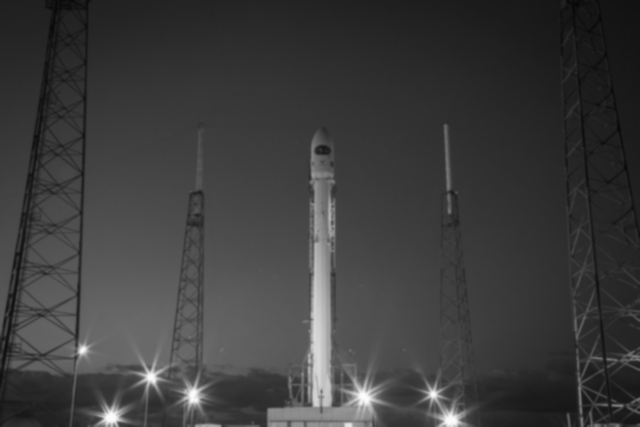
#> input picture week4/results/task1_02_gauss.png, 640 x 427 px, given in place of rocket.jpg, which was not available
$ jupyter execute --allow-errors 02_prewitt_y_gauss.ipynb   (older library calls are emulated)   (text cells are left out)
#> lines starting #> are read from the running program, lines starting #| are printed output that depends on the picture; long printed decimals are rounded; pictures that were not available may be replaced by others from this repository, and a replacement may not be noted
[cell 1]
import os, sys, glob, subprocess

CUDA_PREFIX = "/opt/opencv-cuda"
try:
    import google.colab  # noqa: F401
    IN_COLAB = True
except ImportError:
    IN_COLAB = False

#> (the rest of this cell did not finish here and is left out)

[cell 2]
from pathlib import Path
import time
import numpy as np
import cv2
import matplotlib.pyplot as plt

# Works when run from the repo root, from week4/, or on Colab (downloads the image if missing)
HERE = Path("week4") if Path("week4/assets").exists() else Path(".")
IMG = HERE / "assets" / "rocket.jpg"
if not IMG.exists():
    import urllib.request
    IMG.parent.mkdir(parents=True, exist_ok=True)
    urllib.request.urlretrieve(
        "https://raw.githubusercontent.com/scikit-image/scikit-image/v0.25.2/skimage/data/rocket.jpg", IMG)
OUT = HERE / "results"
OUT.mkdir(exist_ok=True)
print("OpenCV", cv2.__version__, "| image:", IMG)

[cell 3]
bgr = cv2.imread(str(IMG), cv2.IMREAD_COLOR)
#> bgr is the input picture: shape (427, 640, 3); min 6, max 252, mean 60.5
assert bgr is not None, f"could not read {IMG}"
gray = cv2.cvtColor(bgr, cv2.COLOR_BGR2GRAY)
gray_f = gray.astype(np.float32)
print("color:", bgr.shape, bgr.dtype, "| gray:", gray.shape, gray.dtype, "range", gray.min(), "-", gray.max())
#| color: (427, 640, 3) uint8 | gray: (427, 640) uint8 range 6 - 252

[cell 4]
KSIZE, SIGMA = (5, 5), 1.0
g1d = cv2.getGaussianKernel(KSIZE[0], SIGMA).ravel()
print("1-D weights:", np.round(g1d, 4), " sum =", g1d.sum().round(6))
print("2-D kernel:\n", np.round(np.outer(g1d, g1d), 4))

smooth = cv2.GaussianBlur(gray_f, KSIZE, SIGMA, borderType=cv2.BORDER_REFLECT_101)

[cell 5]
K = np.array([[-1, -1, -1],
              [ 0,  0,  0],
              [ 1,  1,  1]], dtype=np.float32)

prewitt_smooth = cv2.filter2D(smooth, cv2.CV_32F, K, borderType=cv2.BORDER_REFLECT_101)
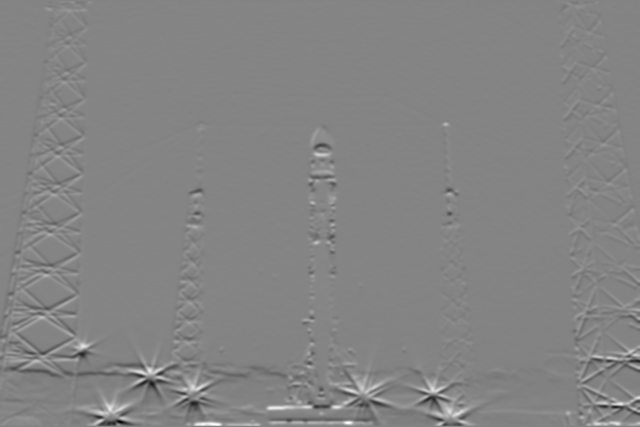
#> prewitt_smooth: shape (427, 640) float32; min -185.3, max 173.3, mean 0.7; drawn with min black and max white
prewitt_raw    = cv2.filter2D(gray_f, cv2.CV_32F, K, borderType=cv2.BORDER_REFLECT_101)   # no blur, for comparison

print("signed response range:", prewitt_smooth.min(), "to", prewitt_smooth.max(),
      "(theoretical limit ±765 = 3 × 255)")
#| signed response range: -185.319 to 173.313 (theoretical limit ±765 = 3 × 255)

[cell 6]
def correlate3x3(img, k):
    p = np.pad(img, 1, mode="reflect")          # same as BORDER_REFLECT_101
    h, w = img.shape
#> h = 427; w = 640
    out = np.zeros_like(img, dtype=np.float32)
    for dy in range(3):
        for dx in range(3):
            if k[dy, dx] != 0:
                out += k[dy, dx] * p[dy:dy + h, dx:dx + w]
    return out

manual = correlate3x3(smooth, K)
print("max |manual − cv2.filter2D| =", float(np.abs(manual - prewitt_smooth).max()))
#| max |manual − cv2.filter2D| = 0.0
assert np.allclose(manual, prewitt_smooth, atol=1e-3)

# Tiny example you can verify on paper: a top→bottom step edge 10 → 50
step = np.array([[10] * 3, [10] * 3, [50] * 3, [50] * 3], dtype=np.float32)
print(step)
print(cv2.filter2D(step, cv2.CV_32F, K, borderType=cv2.BORDER_REFLECT_101))

[cell 7]
def to_u8(a):
    return cv2.normalize(np.abs(a), None, 0, 255, cv2.NORM_MINMAX).astype(np.uint8)
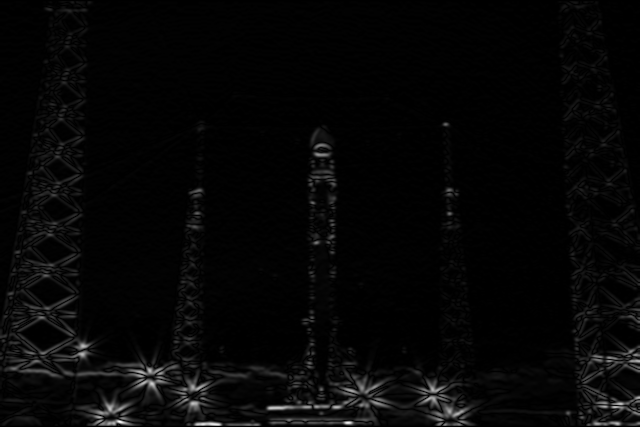
#> returned value: shape (427, 640); min 0, max 255, mean 6.2

mag_smooth, mag_raw = to_u8(prewitt_smooth), to_u8(prewitt_raw)
cv2.imwrite(str(OUT / "task2_01_gray.png"), gray)
cv2.imwrite(str(OUT / "task2_02_gauss.png"), np.clip(smooth, 0, 255).astype(np.uint8))
cv2.imwrite(str(OUT / "task2_03_prewitt_y_gauss.png"), mag_smooth)
cv2.imwrite(str(OUT / "task2_04_prewitt_y_no_gauss.png"), mag_raw)

lim = np.abs(prewitt_smooth).max()
#> lim = 185.3
fig, ax = plt.subplots(2, 2, figsize=(12, 8.5))
ax[0, 0].imshow(gray, cmap="gray"); ax[0, 0].set_title("1) Grayscale")
ax[0, 1].imshow(smooth, cmap="gray"); ax[0, 1].set_title(f"2) Gaussian {KSIZE[0]}×{KSIZE[1]}, σ={SIGMA}")
im = ax[1, 0].imshow(prewitt_smooth, cmap="seismic", vmin=-lim, vmax=lim)
ax[1, 0].set_title("3) Prewitt-y (signed)"); fig.colorbar(im, ax=ax[1, 0], fraction=0.035)
ax[1, 1].imshow(mag_smooth, cmap="gray"); ax[1, 1].set_title("4) |Prewitt-y| → horizontal edges")
for a in ax.ravel(): a.axis("off")
plt.tight_layout(); plt.savefig(OUT / "task2_05_pipeline.png", dpi=110); plt.show()
#> after `plt.tight_layout()`:
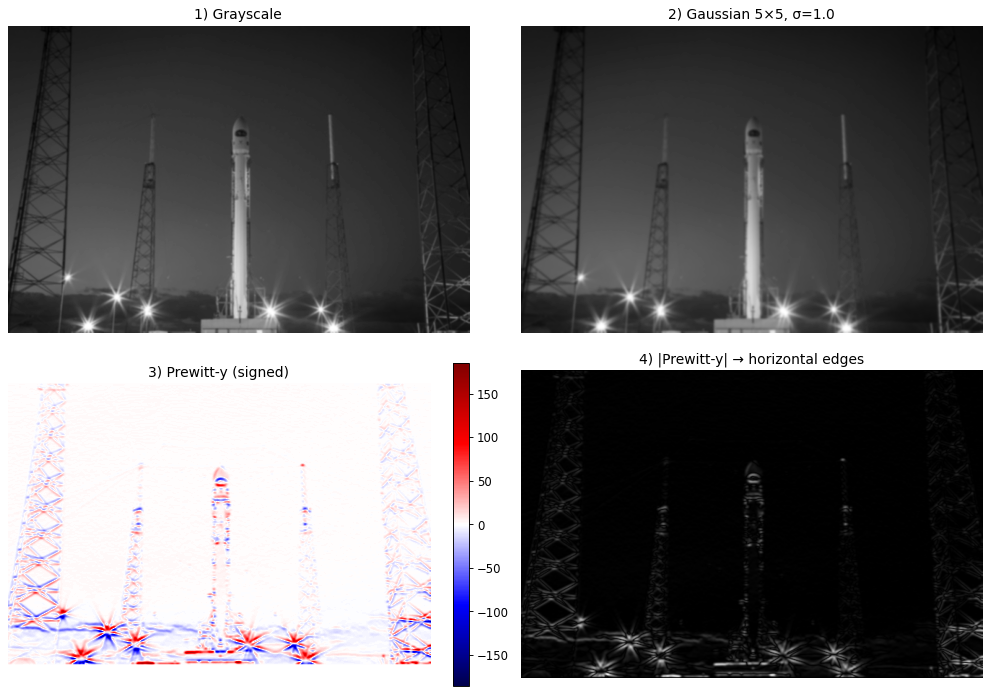
#> figure drawn by matplotlib, 5 panels

[cell 8]
rng = np.random.default_rng(42)
noisy = np.clip(gray_f + rng.normal(0, 15, gray_f.shape), 0, 255).astype(np.float32)

p_noisy_raw   = cv2.filter2D(noisy, cv2.CV_32F, K)
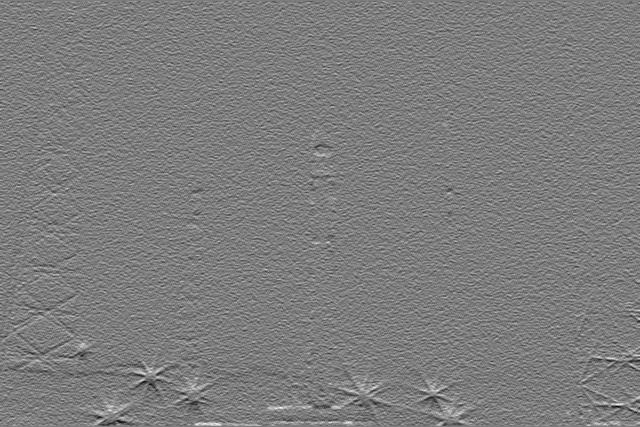
#> p_noisy_raw: shape (427, 640) float32; min -288.2, max 299.2, mean 0.8; drawn with min black and max white
p_noisy_gauss = cv2.filter2D(cv2.GaussianBlur(noisy, KSIZE, SIGMA), cv2.CV_32F, K)

sky = (slice(10, 110), slice(10, 160))       # flat region, no real edges
print(f"{'case':16s} {'noise (sky mean)':>17s} {'edges (99.5th pct)':>19s} {'edge/noise':>11s}")
for name, r in [("clean, no blur", prewitt_raw), ("clean, Gauss", prewitt_smooth),
                ("noisy, no blur", p_noisy_raw), ("noisy, Gauss", p_noisy_gauss)]:
    noise, edge = np.abs(r[sky]).mean(), np.percentile(np.abs(r), 99.5)
    print(f"{name:16s} {noise:17.2f} {edge:19.1f} {edge / noise:11.1f}")
#> this loop made 4 passes
#> (name, noise, edge) on passes 1 to 4: ('clean, no blur', 3.14, 103), ('clean, Gauss', 2.47, 80), ('noisy, no blur', 29.4, 125.5), ('noisy, Gauss', 10.71, 81.06)
#| clean, no blur                3.14               103.0        32.8
#| clean, Gauss                  2.47                80.0        32.4
#| noisy, no blur               29.40               125.5         4.3
#| noisy, Gauss                 10.71                81.1         7.6

fig, ax = plt.subplots(1, 3, figsize=(15, 4.2))
ax[0].imshow(noisy, cmap="gray"); ax[0].set_title("Noisy input (σ_noise = 15)")
for a, r, t in [(ax[1], p_noisy_raw, "|Prewitt-y| WITHOUT Gauss"), (ax[2], p_noisy_gauss, "|Prewitt-y| WITH Gauss")]:
    a.imshow(np.abs(r), cmap="gray", vmax=np.percentile(np.abs(r), 99.5)); a.set_title(t + " (each scaled to its 99.5th pct)")
#> this loop made 2 passes
#> t on passes 1 to 2: '|Prewitt-y| WITHOUT Gauss', '|Prewitt-y| WITH Gauss'
for a in ax: a.axis("off")
plt.tight_layout(); plt.savefig(OUT / "task2_06_noise_comparison.png", dpi=110); plt.show()
#> after `plt.tight_layout()`:
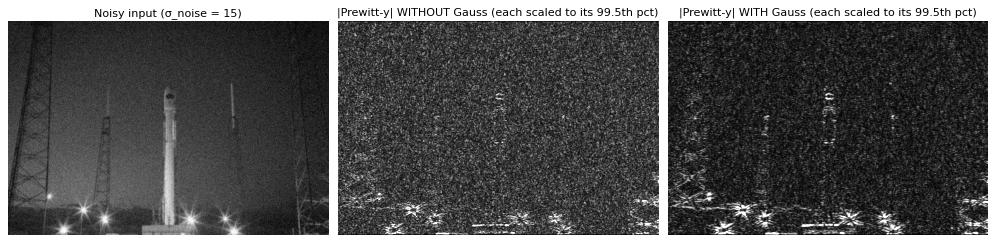
#> figure drawn by matplotlib, 3 panels

[cell 9]
has_cuda = hasattr(cv2, "cuda") and cv2.cuda.getCudaEnabledDeviceCount() > 0
print("CUDA devices visible to OpenCV:", cv2.cuda.getCudaEnabledDeviceCount() if hasattr(cv2, "cuda") else 0)

if not has_cuda:
    print("No CUDA build / GPU → skipped. Run week1/01_cuda_opencv_colab_setup.ipynb on a Colab GPU runtime first.")
else:
    gauss_gpu   = cv2.cuda.createGaussianFilter(cv2.CV_32FC1, cv2.CV_32FC1, KSIZE, SIGMA)
    prewitt_gpu = cv2.cuda.createLinearFilter(cv2.CV_32FC1, cv2.CV_32FC1, K)

    def gpu_pipeline(img):
        g = cv2.cuda.GpuMat(); g.upload(img)
        return prewitt_gpu.apply(gauss_gpu.apply(g)).download()

    def cpu_pipeline(img):
        return cv2.filter2D(cv2.GaussianBlur(img, KSIZE, SIGMA), cv2.CV_32F, K)

    out_gpu = gpu_pipeline(gray_f)
    diff = np.abs(out_gpu - prewitt_smooth)
    print(f"max |GPU − CPU| = {diff.max():.4f}   (mean {diff.mean():.6f})")
    cv2.imwrite(str(OUT / "task2_07_prewitt_y_gauss_gpu.png"), to_u8(out_gpu))

    def bench(fn, img, n=50):
        fn(img)                                   # warm-up
        t = time.perf_counter()
        for _ in range(n): fn(img)
        return (time.perf_counter() - t) / n * 1e3

    big = cv2.resize(gray_f, (3840, 2160))       # 4K: where a GPU starts to pay off
    for name, img in [("640×427", gray_f), ("3840×2160", big)]:
        print(f"{name:10s}  CPU {bench(cpu_pipeline, img):7.2f} ms   GPU (incl. upload/download) {bench(gpu_pipeline, img):7.2f} ms")

[cell 10]
Kx = K.T                                   # Task 1 kernel = transpose of this one
gx = cv2.filter2D(smooth, cv2.CV_32F, Kx)
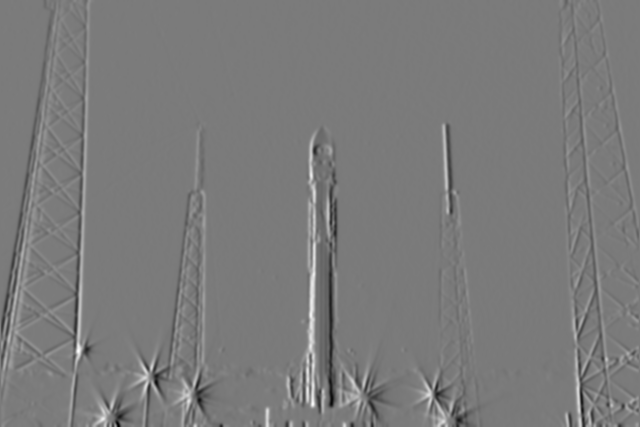
#> gx: shape (427, 640) float32; min -181.3, max 193.7, mean -0.2; drawn with min black and max white
gy = prewitt_smooth
mag = cv2.magnitude(gx, gy)
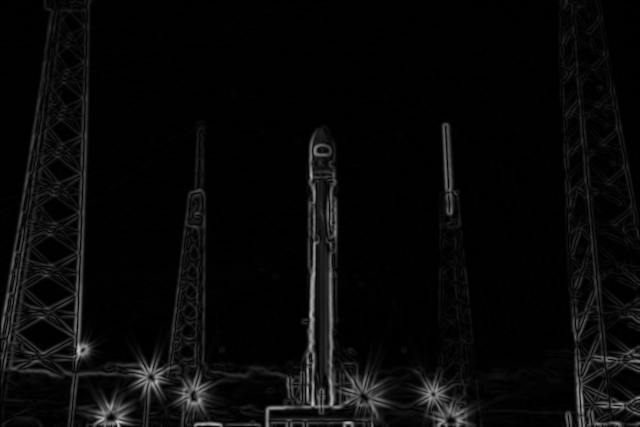
#> mag: shape (427, 640) float32; min 0, max 195.5, mean 9.4
print("Kx (Task 1):\n", Kx)
cv2.imwrite(str(OUT / "task2_08_gradient_magnitude.png"), to_u8(mag))
#> in to_u8 (call 3), `return cv2.normalize(np.abs(a), None, 0, 255, cv2.NORM_MINMAX).astype(..`:
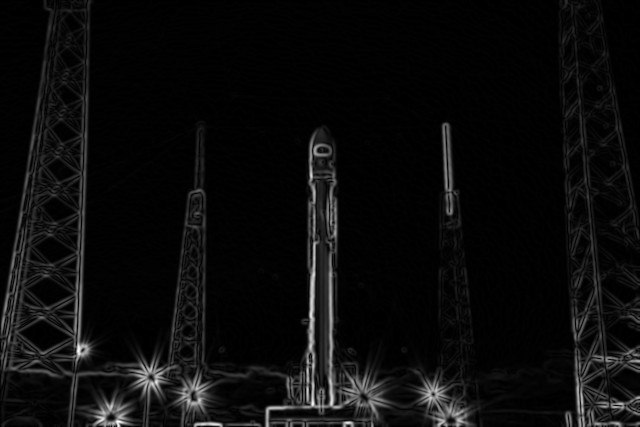
#> returned value: shape (427, 640); min 0, max 255, mean 11.8

fig, ax = plt.subplots(1, 3, figsize=(15, 4.2))
for a, img, t in [(ax[0], gx, "|Gx|  (Task 1: vertical edges)"),
                  (ax[1], gy, "|Gy|  (Task 2: horizontal edges)"),
                  (ax[2], mag, "√(Gx² + Gy²)  (all edges)")]:
    a.imshow(np.abs(img), cmap="gray", vmax=np.percentile(np.abs(img), 99.5)); a.set_title(t); a.axis("off")
#> this loop made 3 passes
#> t on passes 1 to 3: '|Gx|  (Task 1: vertical edges)', '|Gy|  (Task 2: horizontal edges)', '√(Gx² + Gy²)  (all edges)'
plt.tight_layout(); plt.savefig(OUT / "task2_09_x_y_magnitude.png", dpi=110); plt.show()
#> after `plt.tight_layout()`:
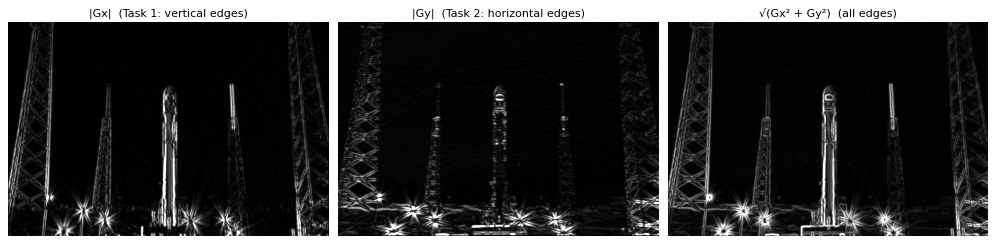
#> figure drawn by matplotlib, 3 panels
